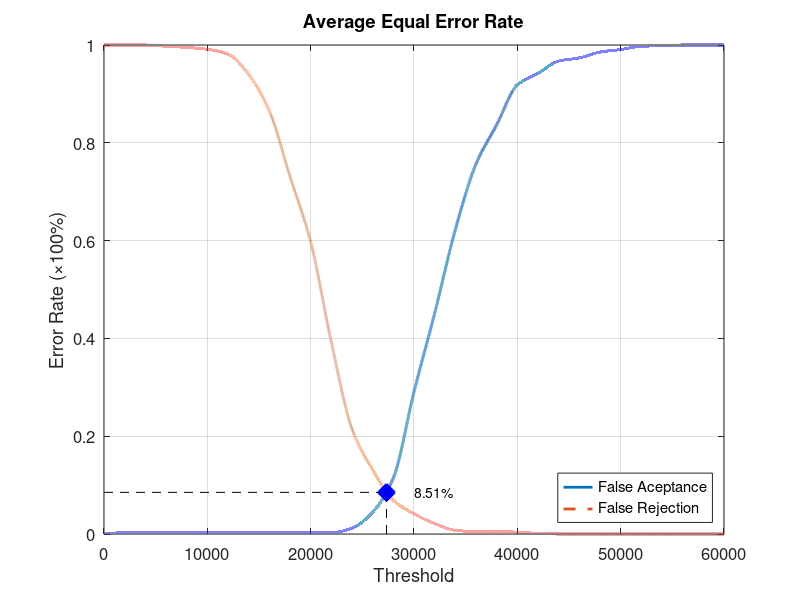
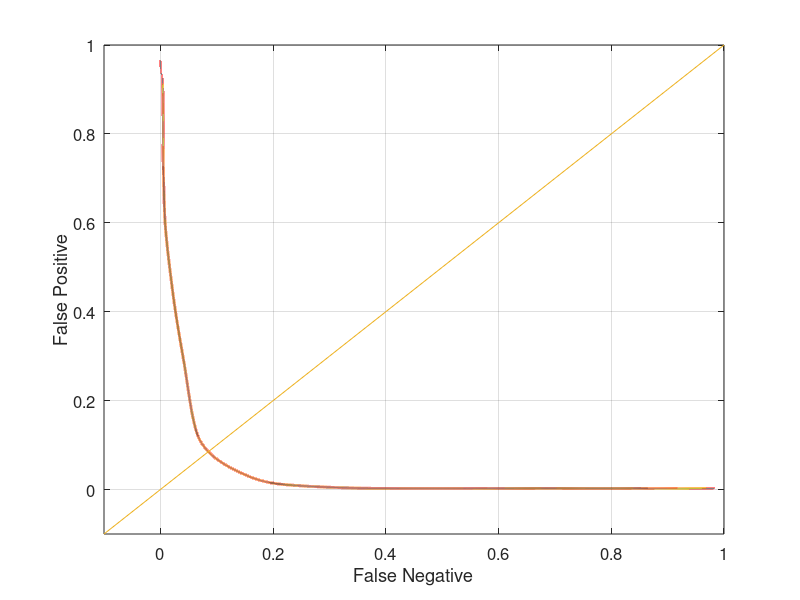

The MATLAB source for these figures, in order:
function yEER = Experiment3Average
close all;
clear;
clc;
x = 0:2000:60000;
xq = 0:0.5:60000;

y0 = [0 0.00263158 0.00263158 0.00263158 0.00263158 0.00263158 0.00263158 0.00263158 0.00263158 0.00263158 0.00263158 0.00263158 0.0118421 0.0447368 0.114474 0.290789 0.451316 0.622368 0.756579 0.836842 0.918421 0.942105 0.967105 0.973684 0.985526 0.990789 0.997368 0.998684 1 1 1];
yy0 = interp1(x, y0, xq, 'pchip');
y1 = [1 1 1 0.9975 0.995 0.99125 0.98125 0.94 0.865 0.73125 0.5975 0.3925 0.215 0.13125 0.06875 0.04125 0.02125 0.0075 0.005 0.005 0.00375 0.00125 0 0 0 0 0 0 0 0 0];
yy1 = interp1(x, y1, xq, 'pchip');

% Calculating EER: 
y2 = abs(y0 - y1);
find(y2 == min(y2))
yy2 = abs(yy0 - yy1);
xEER = find(yy2 == min(yy2));
xEERIndex = xq(xEER) % X-axis EER
yEER = yy0(xEER) % Y-axis EER

main = figure
plot(xq, yy0,'-','LineWidth', 2);	hold on
plot(xq, yy1,'--','LineWidth', 2);	hold on
plot([xEERIndex xEERIndex], [0 yEER], 'k--');	hold on
plot([0 xEERIndex], [yEER yEER], 'k--');	hold on
plot(xEERIndex, yEER, 'bx', 'LineWidth', 10);	hold on
text(xEERIndex + 10 * xEERIndex / 100, yEER, [num2str(round((10000 * yEER)) / 100) '%'])
legend('False Aceptance', 'False Rejection', 'Location', 'SouthEast')
xlabel('Threshold')
ylabel('Error Rate (\times100%)')
title('Average Equal Error Rate')
set(gca, 'FontSize', 12)
axis([0 60000 0 1])
grid on

print(main, 'Experiment3AverageMain', '-dpng');
FNRxFPR = figure('Color', [1 1 1]);
plot(yy1, yy0, '-', yy1, yy0, 'LineWidth', 2);
hold on
y = -0.1:0.1:1
plot(y, y); 
set(gca, 'FontSize', 12)
xlabel('False Negative')
ylabel('False Positive')
axis([-0.1 1 -0.1 1])
set(gca, 'FontSize', 12)
grid on

print(FNRxFPR, 'Experiment3AverageFNRxFPR','-dpng');
end
